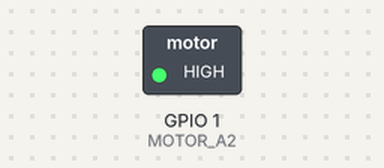
Bench run of a program on a simulated Raspberry Pi (BCM pin numbers). Shown: switched loads named in the program (green lamp = pin HIGH). At 1.0 s the program stops and its outputs stay as they are.

Above: at 0.1 s.
Timing chart, 0 to 1.6 s (numbered marks = the images above):
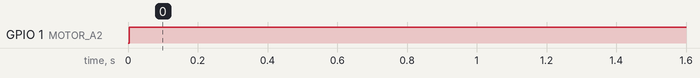

The program:

stepmotor.py
```python
# -*- coding:utf-8 -*-
'''
import RPi.GPIO as GPIO
import time

INT1 = 1
INT2 = 2
INT3 = 3
INT4 = 4
'''
import time
import pigpio
MOTOR_A1 = 2
MOTOR_A2 = 1

#connect to pigpiod daemon
pi = pigpio.pi()

# pi set frequency
pi.set_PWM_frequency(MOTOR_A2, 100)

pi.set_servo_pulsewidth(MOTOR_A1, 0)
pi.set_PWM_dutycycle(MOTOR_A2,255)
time.sleep(1)

#disconnect
pi.stop()
```

Measured:
- by itself, GPIO 1 (MOTOR_A2): LOW → HIGH at 0.00 s
